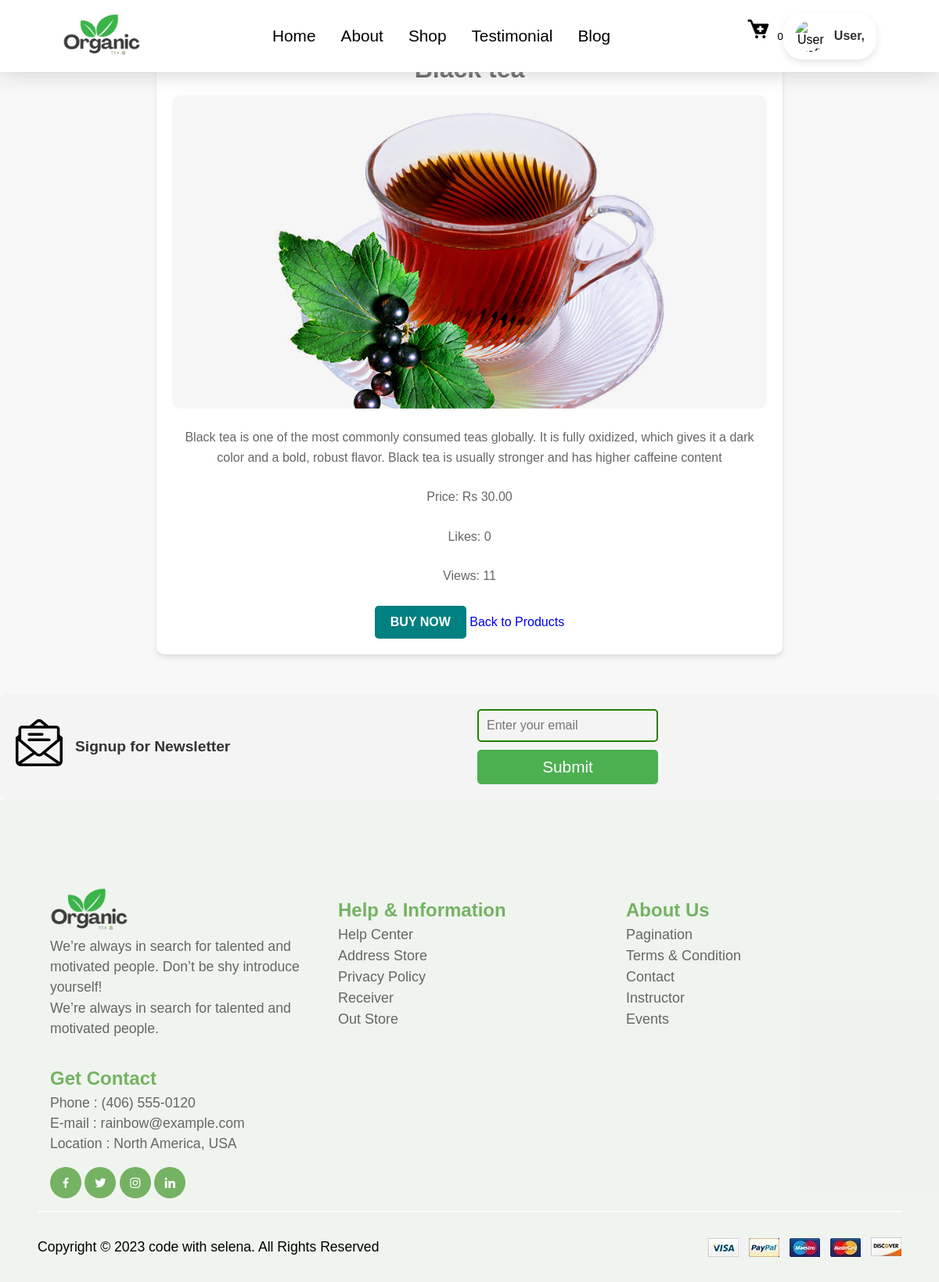
The page /products/1/ on the database its author committed.
### tea_shop_app/models.py (models this page shows, shortened)
class Product(models.Model):
    name = models.CharField(max_length=255)
    description = models.TextField(blank=True, null=True)
    price = models.DecimalField(max_digits=10, decimal_places=2)
    image = models.ImageField(upload_to='products/images/')
    created_at = models.DateTimeField(auto_now_add=True)
    likes = models.PositiveIntegerField(default=0)  # Count of likes
    views = models.PositiveIntegerField(default=0)  # Count of views

### tea_shop_app/views.py (the view)
# urls.py: path('products/<int:pk>/', product_detail, name='product_detail'),
def product_detail(request, pk):
    product = get_object_or_404(Product, pk=pk)
    product.views += 1
    product.save()
    return render(request, 'product_detail.html', {'product': product})

### tea_shop_app/templates/product_detail.html (shortened to what this page needs)
{% extends "layout/base.html" %}
{% block content %}
{% load static %}
    <div class="tea-detail">
        <h1>{{ product.name }}</h1>
        <img src="{{ product.image.url }}" alt="{{ product.name }}">
        <p>{{ product.description }}</p>
        <p>Price: Rs {{ product.price }}</p>
        <p>Likes: {{ product.likes }}</p>
        <p>Views: {{ product.views }}</p>
        <a href="#" class="btn">Buy Now</a>
        <a href="{% url 'product_list' %}">Back to Products</a>
    </div>
{% endblock content %}

### tea_shop_app/static/css/style.css (style rules this page uses)
* { margin: 0; padding: 0; box-sizing: border-box; border: none; outline: none; text-decoration: none; }
html { overflow-x: hidden; scroll-behavior: smooth; scroll-padding-top: 4rem; }
.btn { background-color: #fff; text-transform: uppercase; padding: 1rem 3rem; color: #000; position: relative; cursor: pointer; }
.btn::before { content: ''; position: absolute; top: 0; right: 0; width: 2px; height: 100%; background-color: #fff; z-index: 0; transition: all .3s cubic-bezier(.78, .2, .21, .88), color 0s; transform: translate3d(5px, 5px, 0); }
.btn::after { content: ''; position: absolute; bottom: 0; right: 0; width: 100%; height: 2px; background-color: #fff; z-index: 0; transition: all .3s cubic-bezier(.78, .2, .21, .88), color 0s; transform: translate3d(5px, 5px, 0); }

### tea_shop_app/templates/product_detail.html (style rules this page uses)
body, html { margin: 0; padding: 0; box-sizing: border-box; font-family: 'Arial', sans-serif; background-color: #f8f8f8; }
.tea-detail { max-width: 800px; margin: 50px auto; padding: 20px; background: #fff; border-radius: 10px; box-shadow: 0 4px 6px rgba(0, 0, 0, 0.1); text-align: center; }
.tea-detail img { width: 100%; max-height: 400px; object-fit: cover; border-radius: 10px; margin-bottom: 20px; }
.tea-detail h1 { font-size: 2rem; color: #333; margin-bottom: 15px; }
.tea-detail p { font-size: 1rem; color: #666; line-height: 1.6; margin-bottom: 25px; }
.tea-detail .btn { display: inline-block; padding: 12px 20px; background-color: #008080; color: #fff; text-decoration: none; font-size: 1rem; font-weight: bold; border-radius: 5px; transition: background-color 0.3s ease, transform 0.2s ease; }

### rows shown on the page
Product: image (picture), description "Black tea is one of the most commonly consumed teas globally. It is fully oxidized, which gives it a dark color and a bold, robust flavor. Black tea is usually stronger and has higher caffeine content", price "30.00", likes "0", views "11"
